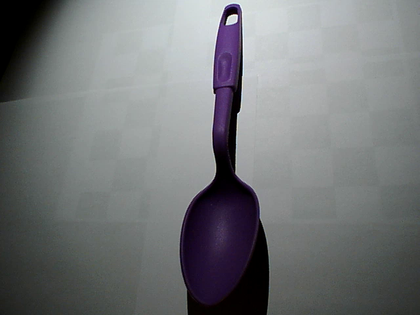
%> input picture code/sample/frames/frame1.png, 420 x 315 px, shrunk from 640 x 480 before the run; its folder holds 2 pictures in this run
$ octave processVideoWithTime.m   (GNU Octave 9; MATLAB toolbox functions it lacks are replaced by stand-ins)
%> lines starting %> are read from the running program, lines starting %| are printed output that depends on the picture; in (x1, y1, x2, y2) boxes, pixels count from 0 and x2, y2 are one past the last pixel; in counts of white or black regions, pixels touching at a corner belong together; the program's own positions count from 1
### code/crossing.m
function [ind,t0,s0] = crossing(S,t,level,imeth)
% CROSSING find the crossings of a given level of a signal
%   ind = CROSSING(S) returns an index vector ind, the signal
%   S crosses zero at ind or at between ind and ind+1
%   [ind,t0] = CROSSING(S,t) additionally returns a time
%   vector t0 of the zero crossings of the signal S. The crossing
%   times are linearly interpolated between the given times t
%   [ind,t0] = CROSSING(S,t,level) returns the crossings of the
%   given level instead of the zero crossings
%   ind = CROSSING(S,[],level) as above but without time interpolation
%   [ind,t0] = CROSSING(S,t,level,par) allows additional parameters
%   par = {'none'|'linear'}.
%	With interpolation turned off (par = 'none') this function always
%	returns the value left of the zero (the data point thats nearest
%   to the zero AND smaller than the zero crossing).
%
%	[ind,t0,s0] = ... also returns the data vector corresponding to
%	the t0 values.
%
%	[ind,t0,s0,t0close,s0close] additionally returns the data points
%	closest to a zero crossing in the arrays t0close and s0close.
%
%	This version has been revised incorporating the good and valuable
%	bugfixes given by users on Matlabcentral. Special thanks to
%	Howard Fishman, Christian Rothleitner, Jonathan Kellogg, and
%	Zach Lewis for their input.

% Steffen Brueckner, 2002-09-25
% Steffen Brueckner, 2007-08-27		revised version

% Copyright (c) Steffen Brueckner, 2002-2007
% brueckner@sbrs.net

% check the number of input arguments
error(nargchk(1,4,nargin));

% check the time vector input for consistency
if nargin < 2 || isempty(t)
	% if no time vector is given, use the index vector as time
    t = 1:length(S);
elseif length(t) ~= length(S)
	% if S and t are not of the same length, throw an error
    error('t and S must be of identical length!');
end

% check the level input
if nargin < 3
	% set standard value 0, if level is not given
    level = 0;
end

% check interpolation method input
if nargin < 4
    imeth = 'linear';
end

% make row vectors
t = t(:)';
S = S(:)';

% always search for zeros. So if we want the crossing of
% any other threshold value "level", we subtract it from
% the values and search for zeros.
S   = S - level;

% first look for exact zeros
ind0 = find( S == 0 );

% then look for zero crossings between data points
S1 = S(1:end-1) .* S(2:end);
ind1 = find( S1 < 0 );

% bring exact zeros and "in-between" zeros together
ind = sort([ind0 ind1]);

% and pick the associated time values
t0 = t(ind);
s0 = S(ind);

if strcmp(imeth,'linear')
    % linear interpolation of crossing
    for ii=1:length(t0)
        if abs(S(ind(ii))) > eps(S(ind(ii)))
            % interpolate only when data point is not already zero
            NUM = (t(ind(ii)+1) - t(ind(ii)));
            DEN = (S(ind(ii)+1) - S(ind(ii)));
            DELTA =  NUM / DEN;
            t0(ii) = t0(ii) - S(ind(ii)) * DELTA;
            % I'm a bad person, so I simply set the value to zero
            % instead of calculating the perfect number ;)
            s0(ii) = 0;
        end
    end
end

% Addition:
% Some people like to get the data points closest to the zero crossing,
% so we return these as well

%[CC,II] = min(abs([S(ind-1) ; S(ind) ; S(ind+1)]),[],1);
%ind2 = ind + (II-2); %update indices

%t0close = t(ind2);
%s0close = S(ind2);

### code/shadowEdges.m
function [shadowP1, shadowP2, otherPoints] = shadowEdges(ims, imsbkg, shadowWidth, col1, col2, upperCrop, bottomCrop, otherptsflag)

%figure
%imshow(ims)

col12 = [col1 col2];

otherPoints = ones(3,col2-col1-1);

if size(ims,3) == 3
    ims = rgb2gray(ims);
end

if size(imsbkg,3) == 3
    imsbkg = rgb2gray(imsbkg);
end

% Substract background
deltaims = double(imsbkg)-double(ims);
%figure
%subplot(121)
%imshow(deltaims,[])

% Get binary image using threshold
threshims = deltaims<80;
threshims(1:upperCrop,:) = 1;
threshims(bottomCrop:end,:) = 1;
%subplot(122)
%imshow(threshims)

shadowPts=[];

if (otherptsflag==1)
    range = col1:col2;
else
    range = col1:col2;
end

for i=1:length(range)
    col = range(i);
    % Get rough shadow position using binary image
    colvec = threshims(:,col);

    [idx]=find(colvec==0);
    row = max(idx); % rough shadow position

    % Get shadow profile around rough shadow position
    rowsh = row-floor(shadowWidth/2);
    shadowProfile = ims(max(rowsh-shadowWidth,1):min(rowsh+shadowWidth,size(ims,1)),col);

    % Find refined shadow position
    maxVal = max(shadowProfile);
    minVal = min(shadowProfile);
    zeroCrossing = double(maxVal-minVal)/2;
    shiftedProfile = double(shadowProfile)-zeroCrossing;
    %figure
    %plot(shiftedProfile,'.')

    [ind, pos] = crossing(shiftedProfile,max(rowsh-shadowWidth,1):min(rowsh+shadowWidth,size(ims,1)));
    if numel(pos)==2
        row = pos(2);

        shadowPts = [shadowPts [col;row;1]];
    end
end

if length(shadowPts>2)

shadowP1=shadowPts(:,1);
shadowP2=shadowPts(:,end);
otherPoints = shadowPts(:,2:end-1);

else

    shadowP1 = [];
    shadowP2 = [];
    otherPoints = [];
end

### code/gui.m
function varargout = gui(varargin)
% GUI MATLAB code for gui.fig
%      GUI, by itself, creates a new GUI or raises the existing
%      singleton*.
%
%      H = GUI returns the handle to a new GUI or the handle to
%      the existing singleton*.
%
%      GUI('CALLBACK',hObject,eventData,handles,...) calls the local
%      function named CALLBACK in GUI.M with the given input arguments.
%
%      GUI('Property','Value',...) creates a new GUI or raises the
%      existing singleton*.  Starting from the left, property value pairs are
%      applied to the GUI before gui_OpeningFcn gets called.  An
%      unrecognized property name or invalid value makes property application
%      stop.  All inputs are passed to gui_OpeningFcn via varargin.
%
%      *See GUI Options on GUIDE's Tools menu.  Choose "GUI allows only one
%      instance to run (singleton)".
%
% See also: GUIDE, GUIDATA, GUIHANDLES

% Edit the above text to modify the response to help gui

% Last Modified by GUIDE v2.5 25-May-2015 16:14:11

% Begin initialization code - DO NOT EDIT
gui_Singleton = 1;
gui_State = struct('gui_Name',       mfilename, ...
                   'gui_Singleton',  gui_Singleton, ...
                   'gui_OpeningFcn', @gui_OpeningFcn, ...
                   'gui_OutputFcn',  @gui_OutputFcn, ...
                   'gui_LayoutFcn',  [] , ...
                   'gui_Callback',   []);
if nargin && ischar(varargin{1})
    gui_State.gui_Callback = str2func(varargin{1});
end

if nargout
    [varargout{1:nargout}] = gui_mainfcn(gui_State, varargin{:});
else
    gui_mainfcn(gui_State, varargin{:});
end
% End initialization code - DO NOT EDIT


% --- Executes just before gui is made visible.
% [12 lines left out: function gui_OpeningFcn, not called in this run]

% UIWAIT makes gui wait for user response (see UIRESUME)
% uiwait(handles.figure1);


% --- Outputs from this function are returned to the command line.
% [8 lines left out: function gui_OutputFcn, not called in this run]


% --- Executes on button press in pushbutton1.
% [5 lines left out: function pushbutton1_Callback, not called in this run]

% --- Executes on button press in pushbutton2.
% [5 lines left out: function pushbutton2_Callback, not called in this run]


% --- Executes on button press in pushbutton3.
% [5 lines left out: function pushbutton3_Callback, not called in this run]


% --- Executes on button press in pushbutton4.
% [15 lines left out: function pushbutton4_Callback, not called in this run]


% --- Executes on button press in pushbutton5.
% [5 lines left out: function pushbutton5_Callback, not called in this run]


% --- Executes on button press in pushbutton6.
% [5 lines left out: function pushbutton6_Callback, not called in this run]

### code/processVideoWithTime.m
 %% Load images
display('loading images');
global wkdir col1 col2 rowCrop1 rowCrop2 H R K lpos camO points3d;
files = dir(strcat(wkdir,'/frames/*.png'));

N = length(files);

im = rgb2gray(imread(strcat('./',wkdir,'/frames/frame1.png')));
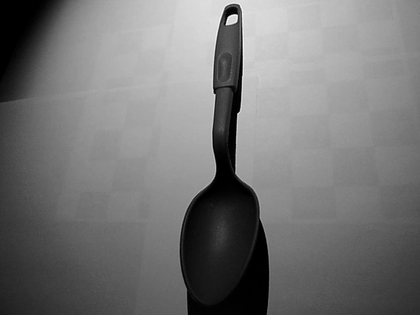
%> im: size 315x420 uint8; min 0, max 255, mean 117.1

[m,n]=size(im);
%> m = 315; n = 420

frames=zeros(m,n,N);

for i=1:N
    im =rgb2gray(imread(strcat('./',wkdir,'/frames/',strcat('frame',num2str(i),'.png'))));
    frames(:,:,i) =  im;
end
%> pass 2 of the loop `for i=1:N`:
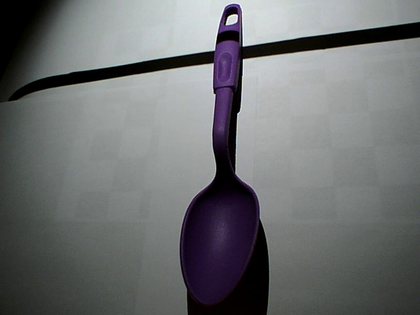
%> input picture code/sample/frames/frame2.png, 420 x 315 px, shrunk from 640 x 480 before the run
%> `im =rgb2gray(imread(strcat('./',wkdir,'/frames/',strcat('frame',num2st..`:
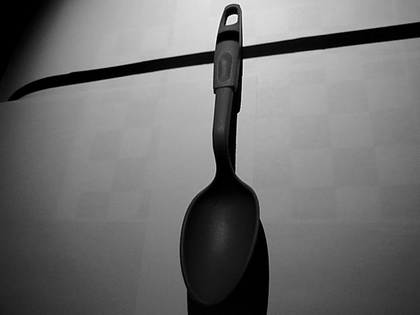
%> im: size 315x420 uint8; min 0, max 255, mean 110.9

%col1 = 240;
%col2 = 440;

%% Get shadow edges for each frame
display('Getting shadow edges for each frame');
shadowP1s = zeros(3,N);
shadowP2s = zeros(3,N);
imsbkg = frames(:,:,1);

%rowCrop1 = 50;
%rowCrop2 = 400;

% Estimate shadow width
midFrame = frames(:,:,floor(N*2/3));
%figure
%imshow(midFrame,[])
shadowVec = midFrame(rowCrop1:rowCrop2,col1);
%> shadowVec = []
%figure
%plot(shadowVec);
shadowLevel = (max(shadowVec)-min(shadowVec))/2 + min(shadowVec);
%> shadowLevel = []
[ind] = crossing(shadowVec-shadowLevel);
%> ind = []

if (length(ind)==2)
    shadowWidth = ind(2)-ind(1);
    display(strcat('shadow width: ', num2str(shadowWidth)));
else
    shadowWidth = ceil(m/10); % default value
%> shadowWidth = 32
    display('shadow width not detected, using default value');
end

if shadowWidth>m/4
    shadowWidth = ceil(m/10); % default value
    display('shadow width not detected, using default value');
end

for i = 1:N
    [shadowP1, shadowP2] = shadowEdges(frames(:,:,i), imsbkg, shadowWidth, col1, col2, rowCrop1, rowCrop2,0);

    if (isempty(shadowP1) || isempty(shadowP2)) % check if shadow exists in this frame
        shadowP1 = zeros(3,1);
        shadowP2 = zeros(3,1);
    end

    shadowP1s(:,i) = shadowP1;
    shadowP2s(:,i) = shadowP2;
end
%> this loop made 2 passes
%> pass 2, in shadowEdges (call 2), `deltaims = double(imsbkg)-double(ims);`:
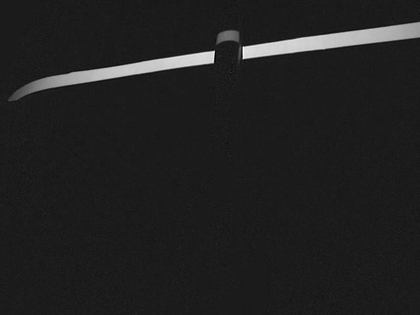
%> deltaims: size 315x420 double; min -28, max 233, mean 6.2; drawn with min black and max white
%> pass 2, in shadowEdges (call 2), `threshims = deltaims<80;`:
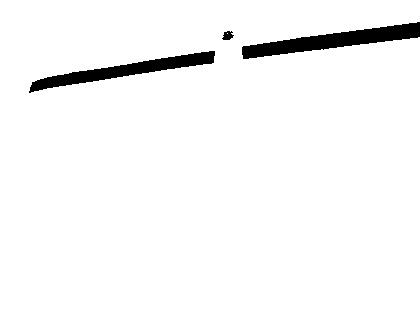
%> threshims: size 315x420 logical; 96.4% white; 3 black regions, box (x1, y1, x2, y2) and area: (242, 22, 420, 59) 2523, (29, 51, 215, 93) 2147, (222, 31, 234, 40) 73
%> after the loop, shadowP1s = [0 0; 0 0; 0 0]; shadowP2s = [0 0; 0 0; 0 0]


%% Get shadow time for every pixel
display('Getting shadow time for each pixel');
Imax = max(frames,[],3);
Imin = min(frames,[],3);
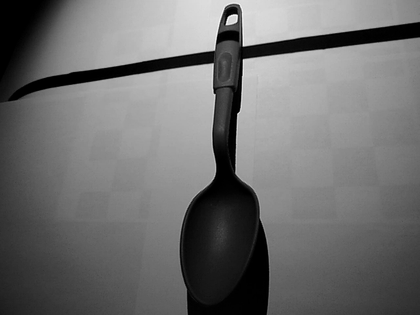
%> Imin: size 315x420 double; min 0, max 255, mean 110.3
Ishadow = (double(Imax)+double(Imin))/2;
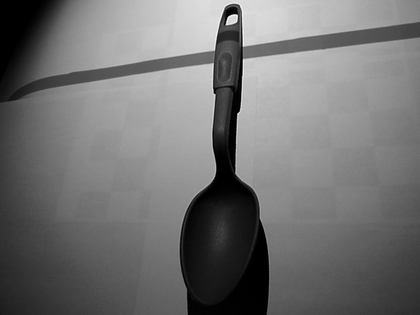
%> Ishadow: size 315x420 double; min 0, max 255, mean 114

ts = zeros(m,n);

for i=1:m
    for j=col1:col2 %m
        Iprofile = squeeze(frames(i,j,:));
        threshVal = Ishadow(i,j);
        [idx,interpIdx] = crossing(Iprofile-threshVal,1:N);
        ts(i,j) = interpIdx(1);
    end
end

%% Computing shadow plane for each point and all the rest
display('Interpolating shadow plane and triangulating');
points3d = [];
pinvH = pinv(H);
h = waitbar(0,'Triangulating...');
for i=1:m
    waitbar(i/m, h, 'Triangulating...');
    for j=col1:col2
        %%%%%%%%%%%%%%%%%%%%%%%%%%%%%%%%%%%%%
        % Get time-interpolated shadow points
        %%%%%%%%%%%%%%%%%%%%%%%%%%%%%%%%%%%%%
        t = ts(i,j);
        tprev = floor(t);
        tnext = ceil(t);

        if (t~=tprev)

            tvec = [tprev tnext];
            p1vec = [shadowP1s(2,tprev) shadowP1s(2,tnext)]; % only contains row info
            p2vec = [shadowP2s(2,tprev) shadowP2s(2,tnext)]; % only contains row info

            if min([p1vec p2vec])==0
                continue
            end

            p1row = interp1(tvec,p1vec,t);
            p2row = interp1(tvec,p2vec,t);
        else
            p1row = shadowP1s(2,tprev);
            p2row = shadowP2s(2,tprev);
        end

        shadowP1 = [col1; p1row; 1];
        shadowP2 = [col2; p2row; 1];

        %%%%%%%%%%%%%%%%%%%%%%
        % Compute shadow plane
        %%%%%%%%%%%%%%%%%%%%%%
        shadowP1_w = pinvH*shadowP1;
        shadowP1_w = shadowP1_w./shadowP1_w(end);
        shadowP2_w = pinvH*shadowP2;
        shadowP2_w = shadowP2_w./shadowP2_w(end);
        shadowP1_w(3) = 0; shadowP2_w(3) = 0;

        % 3 points of THE SHADOW plane retrieved so far
        % lpos, shadowP1_w and shadowP2_w
        vecLSP1 = shadowP1_w - lpos; % vector from light to shadow point 1
        vecLSP2 = shadowP2_w - lpos; % vector from light to shadow point 2
        normal2Pi = cross(vecLSP1, vecLSP2);
        normal2Pi = normal2Pi/norm(normal2Pi);

        %%%%%%%%%%%%%%%%%%%%%%
        % Perform triangulation
        %%%%%%%%%%%%%%%%%%%%%%
        dirvec_w = getdirectionVector([j;i;1], K, R);
        A = [];
        b = [];
        answer_w = [];
        % Add the two eqs corresponding to projection ray
        p1 = camO;
        abc = dirvec_w;
        A(1,:) = [1/abc(1) -1/abc(2) 0];
        A(2,:) = [1/abc(1)  0 -1/abc(3)];

        b(1) = [1/abc(1)*p1(1) - 1/abc(2)*p1(2)];
        b(2) = [1/abc(1)*p1(1) - 1/abc(3)*p1(3)];

        % Add the PI eq

        A(3,:) = [normal2Pi(1) normal2Pi(2) normal2Pi(3)];
        b(3) = normal2Pi'*lpos;

        b = b';

        answer_w = A\b;
%        set(0, 'currentfigure', goodplot3d);
%        plot3(answer_w(1), answer_w(2),answer_w(3),'.k');

        points3d = [points3d, answer_w];

% [7 lines of commented-out code are left out]
    end
end
%> the run ends on the next line

%% Load gui again
gui
